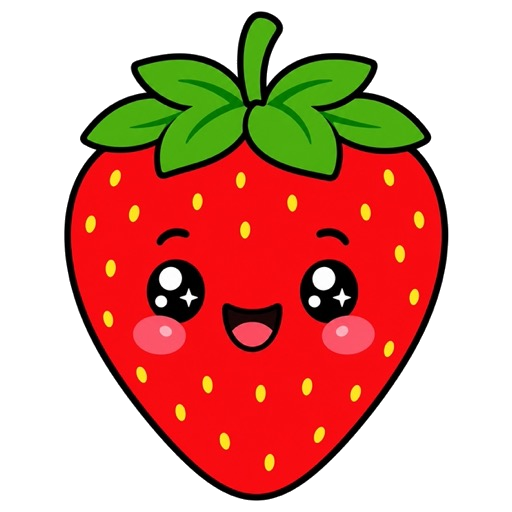
#> input picture games/breakout/assets/strawberry.png, 512 x 512 px
$ python transify.py ../../games/breakout/assets/strawberry.png ../../games/breakout/assets/apple.png 100
#> lines starting #> are read from the running program, lines starting #| are printed output that depends on the picture
#!/usr/bin/env python3
# 白背景を透明に抜く（外周の白だけ＝黒い輪郭線で囲まれた素材向け）。
# 四隅からフラッドフィルして「外側につながった白」だけα=0にするので、
# 主題の中の白（目・ハイライト等）は黒線に守られて残る。
# 使い方: python3 transify.py <in.png> <out.png> [thresh=60]
import sys
from PIL import Image, ImageDraw

def main():
    if len(sys.argv) < 3:
        print("usage: transify.py <in.png> <out.png> [thresh]", file=sys.stderr)
        sys.exit(2)
    src, out = sys.argv[1], sys.argv[2]
    thresh = int(sys.argv[3]) if len(sys.argv) > 3 else 60

    im = Image.open(src).convert("RGBA")
#> im is the input picture: PIL image 512x512 RGBA; mean R, G, B, A 215.8, 150.6, 137, 128
    w, h = im.size
#> w = 512; h = 512
    rgb = im.convert("RGB")
    SENT = (255, 0, 255)  # 一時マーカー色（出力には残さない）
    for seed in [(0, 0), (w - 1, 0), (0, h - 1), (w - 1, h - 1)]:
        ImageDraw.floodfill(rgb, seed, SENT, thresh=thresh)
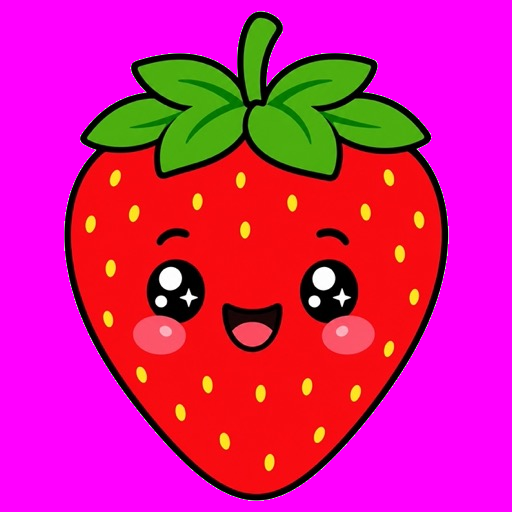
#> rgb: PIL image 512x512 RGB; mean R, G, B 217, 24.6, 138.1
    src_px, dst_px = rgb.load(), im.load()
    cnt = 0
    for y in range(h):
        for x in range(w):
            if src_px[x, y] == SENT:
                r, g, b, _ = dst_px[x, y]
                dst_px[x, y] = (r, g, b, 0)
                cnt += 1
#> after the loop, cnt = 130651
    im.save(out)
    print(f"透明化: {cnt}/{w*h} px をα=0に → {out}")
#| 透明化: 130651/262144 px をα=0に → ../../games/breakout/assets/apple.png

if __name__ == "__main__":
    main()

$ run again, on games/breakout/assets/ball.png
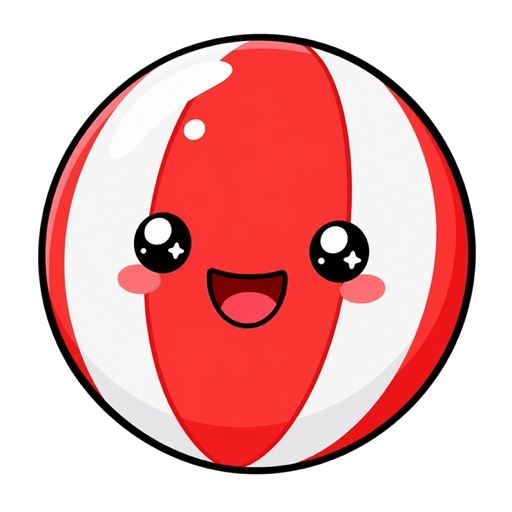
#> input picture games/breakout/assets/ball.png, 512 x 512 px
#> in main, im is the input picture: PIL image 512x512 RGBA; mean R, G, B, A 234.2, 176, 176.1, 147.3
#> after the loop in main, `for seed in [(0, 0), (w - 1, 0), (0, h - 1), (w - 1, h - 1)]:`:
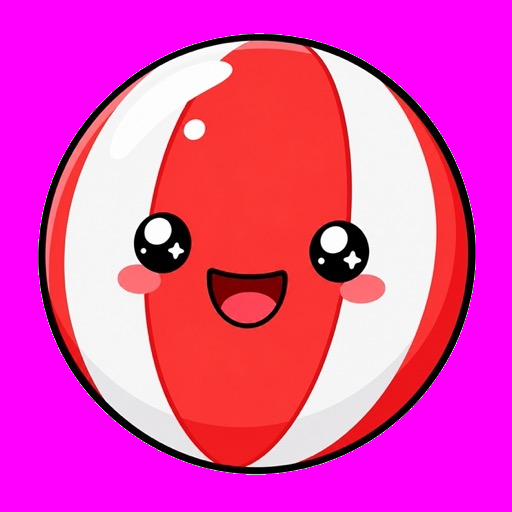
#> rgb: PIL image 512x512 RGB; mean R, G, B 235.1, 69.1, 177.1
#> after the loop in main, `for y in range(h):`: cnt = 110850
#| 透明化: 110850/262144 px をα=0に → ../../games/breakout/assets/ball.png

$ run again, on games/breakout/assets/grape.png
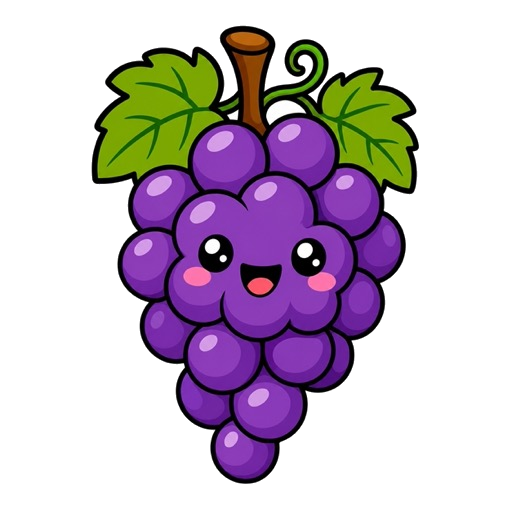
#> input picture games/breakout/assets/grape.png, 512 x 512 px
#> in main, im is the input picture: PIL image 512x512 RGBA; mean R, G, B, A 197.5, 184.3, 198.2, 94.8
#> after the loop in main, `for seed in [(0, 0), (w - 1, 0), (0, h - 1), (w - 1, h - 1)]:`:
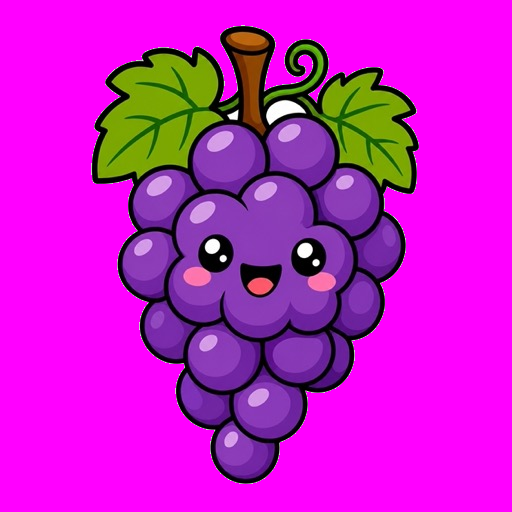
#> rgb: PIL image 512x512 RGB; mean R, G, B 198.8, 25.2, 199.4
#> after the loop in main, `for y in range(h):`: cnt = 164915
#| 透明化: 164915/262144 px をα=0に → ../../games/breakout/assets/grape.png

$ run again, on games/breakout/assets/lemon.png
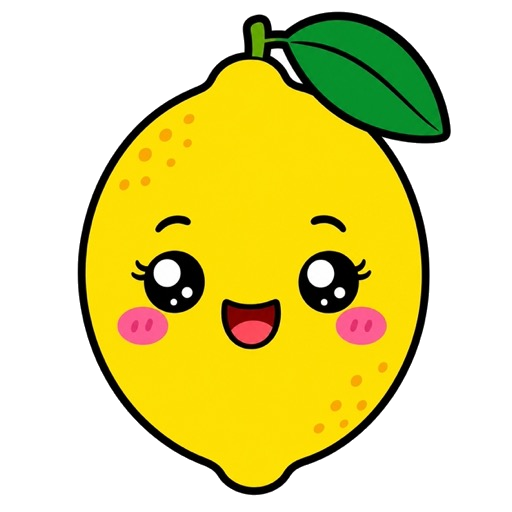
#> input picture games/breakout/assets/lemon.png, 512 x 512 px
#> in main, im is the input picture: PIL image 512x512 RGBA; mean R, G, B, A 223.4, 215.8, 136.9, 125.3
#> after the loop in main, `for seed in [(0, 0), (w - 1, 0), (0, h - 1), (w - 1, h - 1)]:`:
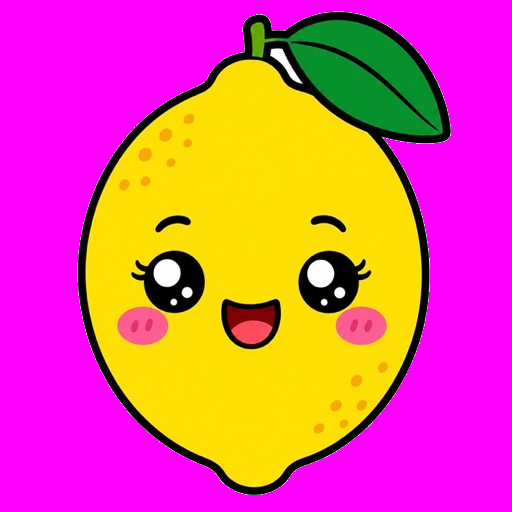
#> rgb: PIL image 512x512 RGB; mean R, G, B 224.6, 87.2, 138.1
#> after the loop in main, `for y in range(h):`: cnt = 133445
#| 透明化: 133445/262144 px をα=0に → ../../games/breakout/assets/lemon.png
